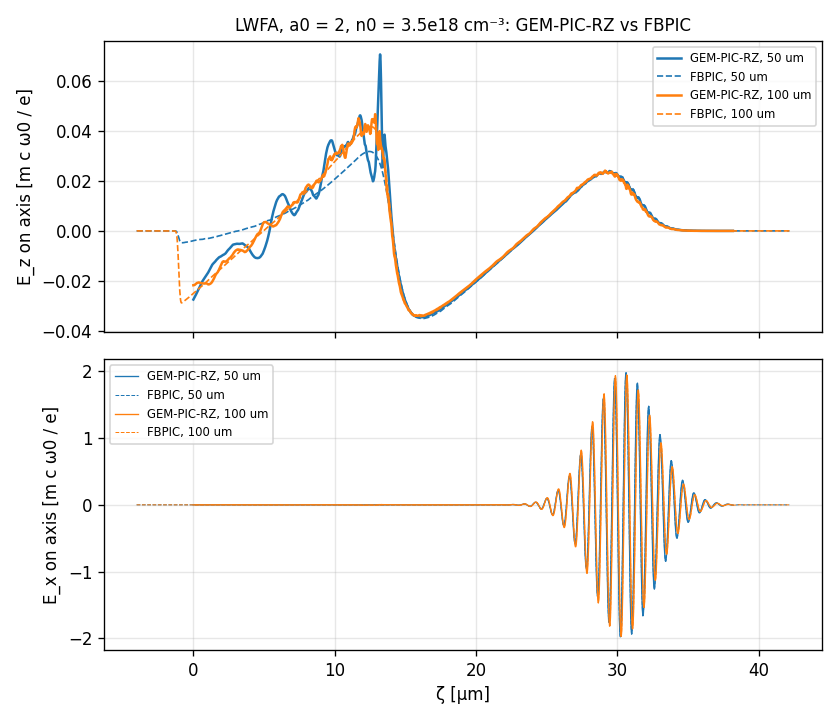

Write Python code to recreate this figure.
"""LWFA benchmark: on-axis E_z and E_x of GEM-PIC-RZ against FBPIC at the same propagation distances.
usage: python3 compare.py   ->  compare.png and the differences on stdout"""
import glob
import matplotlib
matplotlib.use("Agg")
import matplotlib.pyplot as plt
import numpy as np

E0 = 4.0126e12  # m c omega0 / e at 0.8 um [V/m]
fig, axs = plt.subplots(2, 1, figsize=(7, 6), sharex=True)
for D, step, col in [(50, 20, "C0"), (100, 40, "C1")]:
    f = np.loadtxt(f"fbpic_D{D}.txt")
    g = np.loadtxt(f"gem_out/axis_{step:05d}.txt")  # zeta[um] Ex Ez ne/n0 ...
    zf, Ezf, Exf = f[:, 0], f[:, 1] / E0, f[:, 2] / E0
    zg, Exg, Ezg = g[:, 0], g[:, 1], g[:, 2]
    # wake region behind the laser: compare E_z (smooth); E_x (laser) over its envelope
    m = (zg > 2.0) & (zg < 26.0)
    Ezi = np.interp(zg[m], zf, Ezf)
    print(f"D = {D} um: max |Ez| GEM {abs(Ezg[m]).max():.4f}, FBPIC {abs(Ezi).max():.4f}; "
          f"rms difference {np.sqrt(np.mean((Ezg[m] - Ezi) ** 2)) / abs(Ezi).max():.3f} of the peak")
    m1 = (zg > 14.0) & (zg < 26.0)  # first period of the wake (behind it: steepened, noisy)
    E1 = np.interp(zg[m1], zf, Ezf)
    print(f"          first period (14 ... 26 um): min Ez GEM {Ezg[m1].min():.4f}, FBPIC {E1.min():.4f}; "
          f"rms difference {np.sqrt(np.mean((Ezg[m1] - E1) ** 2)) / abs(E1).max():.3f} of the peak")
    ml = (zg > 22.0) & (zg < 38.0)
    print(f"          laser: max |Ex| GEM {abs(Exg[ml]).max():.3f}, FBPIC {abs(np.interp(zg[ml], zf, Exf)).max():.3f}")
    axs[0].plot(zg, Ezg, col + "-", lw=1.5, label=f"GEM-PIC-RZ, {D} um")
    axs[0].plot(zf, Ezf, col + "--", lw=1, label=f"FBPIC, {D} um")
    axs[1].plot(zg, Exg, col + "-", lw=0.8, label=f"GEM-PIC-RZ, {D} um")
    axs[1].plot(zf, Exf, col + "--", lw=0.6, label=f"FBPIC, {D} um")
axs[0].set_ylabel("E_z on axis [m c ω0 / e]")
axs[1].set_ylabel("E_x on axis [m c ω0 / e]")
axs[1].set_xlabel("ζ [µm]")
axs[0].set_title("LWFA, a0 = 2, n0 = 3.5e18 cm⁻³: GEM-PIC-RZ vs FBPIC", fontsize=10)
for a in axs:
    a.legend(fontsize=7)
    a.grid(alpha=0.3)
fig.tight_layout()
fig.savefig("compare.png", dpi=120)
